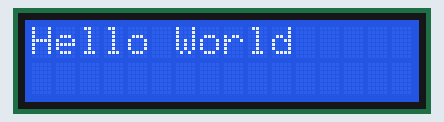
This sketch was run on a simulated Arduino Uno, built with avr-gcc and run on an emulated ATmega328P. On the bench: 16×2 character LCD.

Above: at 0.22 s.
At 0.82 s:
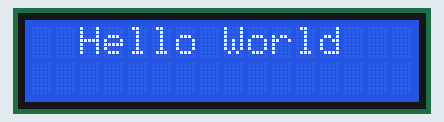
At 1.43 s:
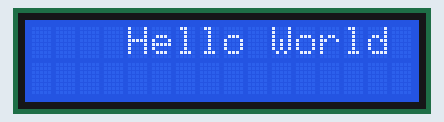
At 2.65 s:
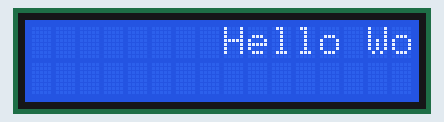
At 3.86 s:
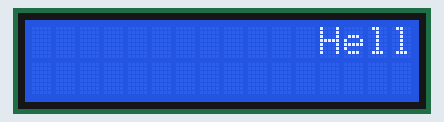
At 5.38 s:
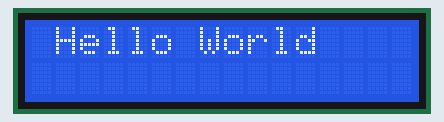

Measured:
- by itself, everything shown: repeats every 4.9 s, in 16 steps

The sketch:

LCD_chu_chay.ino
```cpp
// include the library code:
#include <LiquidCrystal.h>
  String stringOne, stringTwo;
// initialize the library with the numbers of the interface pins
LiquidCrystal lcd(12, 11, 5, 4, 3, 2);
int btn[] = {9,8,7,6};
int i,j;
void setup() {
  // set up the LCD's number of columns and rows:
  lcd.clear();
  lcd.begin(16, 2);
  // Print a message to the LCD.
  lcd.print("Hello World");

}

void loop() {
//      lcd.scrollDisplayRight();
//      delay(150);
//    for (int position = 0; position < 1; position++)
//    {
//      // Cuộn 1 vị trí sang phải
//      lcd.scrollDisplayRight();
//      delay(150);
//    }
    for (int position=0; position<=15; position++)
    {
      lcd.clear();
      lcd.setCursor(position,0);
      lcd.print("Hello World");
      delay(300);
    }


}
```
